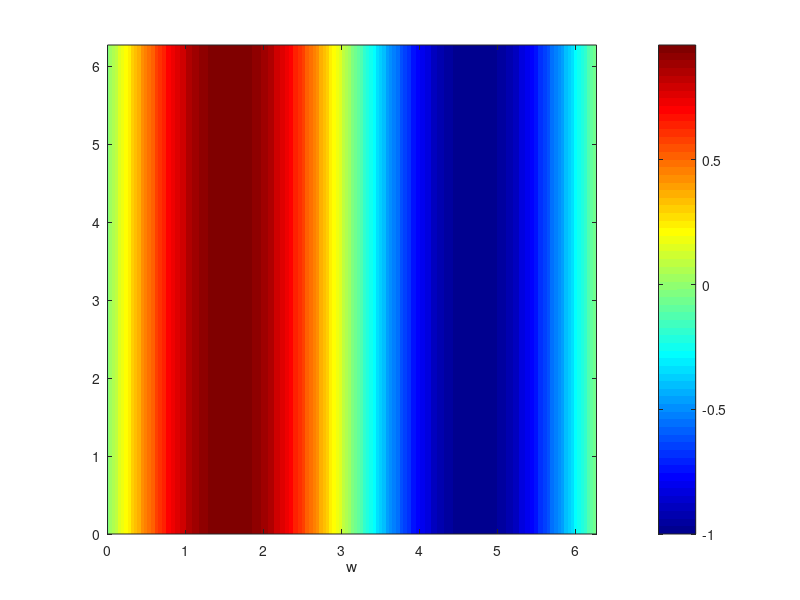
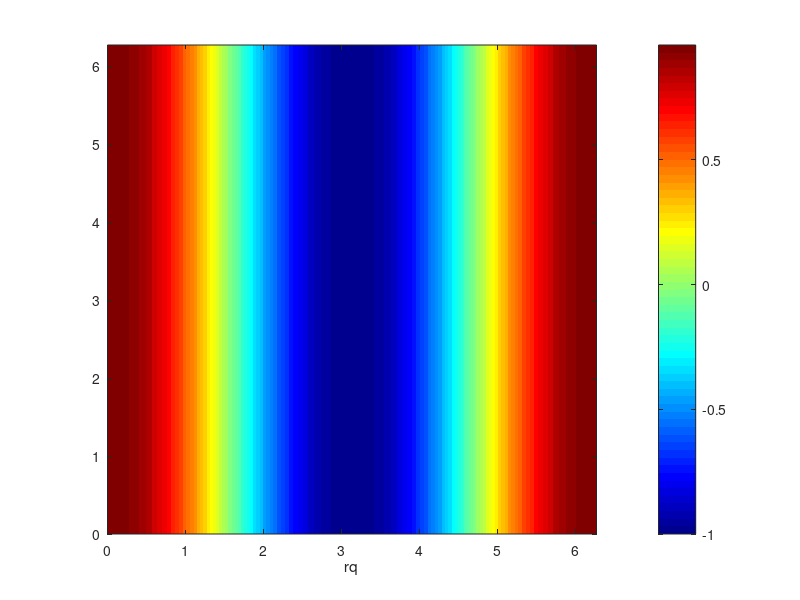
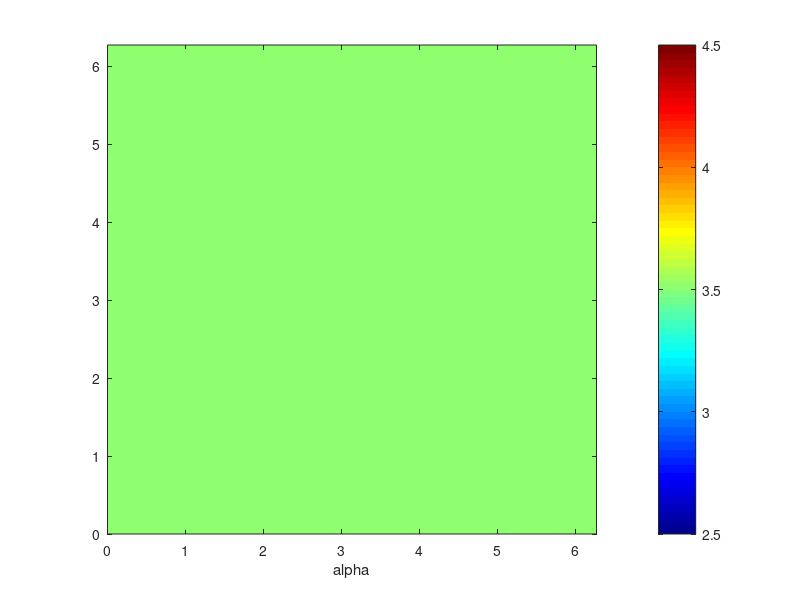

Write the MATLAB code that produced these figures, in order. (Note: this script raises an error after producing the figures.)
clear;
clc;

load("x.csv")
load("y.csv")
load("w.csv")
load("r1.csv")
load("alpha.csv")
load("alpha_set.csv")
load("w_x.csv")
load("S.csv")
load("r2.csv")


figure(1);
contourf(x,y,w,50,"linestyle","none")
colormap(jet)
colorbar();
daspect([1 1 1])
xlabel("w")

figure(2);
contourf(x,y,r1,50,"linestyle","none")
colormap(jet)
colorbar();
daspect([1 1 1])
xlabel("rq")

figure(3);
contourf(x,y,alpha,50,"linestyle","none")
colormap(jet)
colorbar();
daspect([1 1 1])
xlabel("alpha")

viF(4,x,y,alpha_set,"alpha_set");

viF(5,x,y,w_x,"w_x");

viF(6,x,y,(w_x-r1).^2 ,"w_x error"+num2str(max(max((w_x-r1).^2 ))));

viF(7,x,y,S,"S");

viF(8,x,y,r2,"r2");


%%%%%%%%%%%%%%% function block %%%%%%%%%%%%%%%%%%
function viF(no, x, y, fld, name)
figure(no);
contourf(x,y,fld,50,"linestyle","none")
colormap(jet)
colorbar();
daspect([1 1 1])
xlabel(name)
end
% figure(2);
% contourf(x,y,F2,50,"linestyle","none")
% colormap(jet)
% colorbar();
% daspect([1 1 1])
% xlabel("Fwd-Bwd test")
% 
% figure(3);
% contourf(x,y,r,20,"linestyle","none")
% colormap(jet)
% colorbar();
% daspect([1 1 1])
% xlabel("results")
% 
% figure(4);
% ana = r;
% for i = 1:size(x,1)
%     for j = 1:size(y,2)
%         r2 = (x(i,j)-pi)^2 + (y(i,j)-pi)^2;
%         ana(i,j) = exp(-r2/0.2);
%     end
% end
% contourf(x,y,ana,20,"linestyle","none")
% colormap(jet)
% colorbar();
% daspect([1 1 1])
% xlabel("analytic solution")
% 
% figure(5);
% err = ana-r;
% contourf(x,y,err,20,"linestyle","none")
% colormap(jet)
% colorbar();
% daspect([1 1 1])
% xlabel("err distribution")